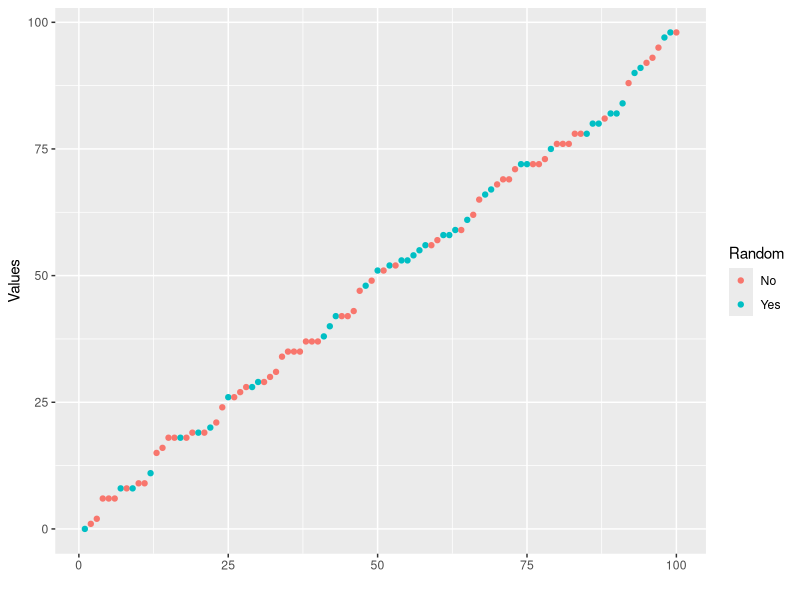
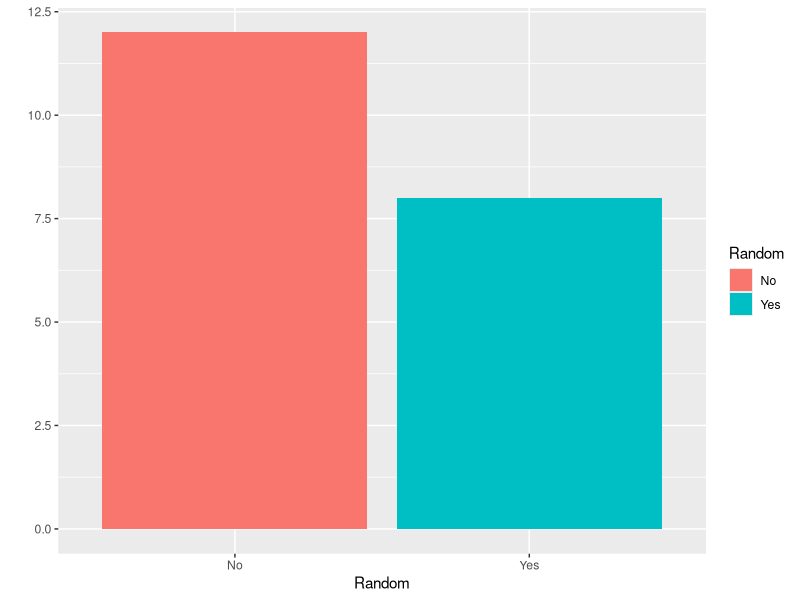
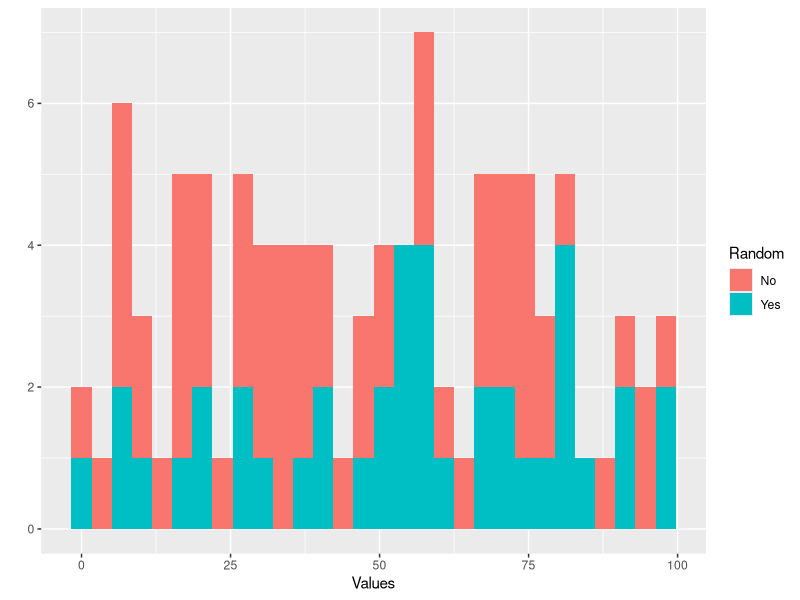
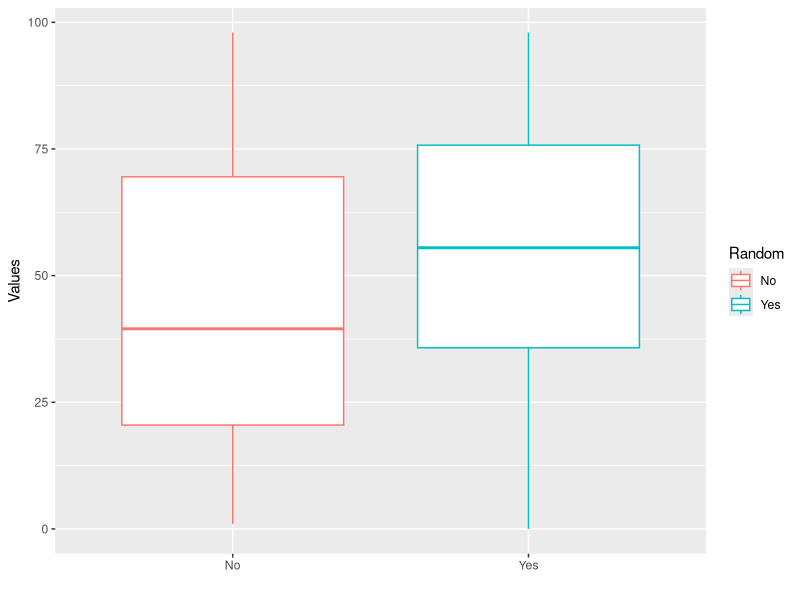
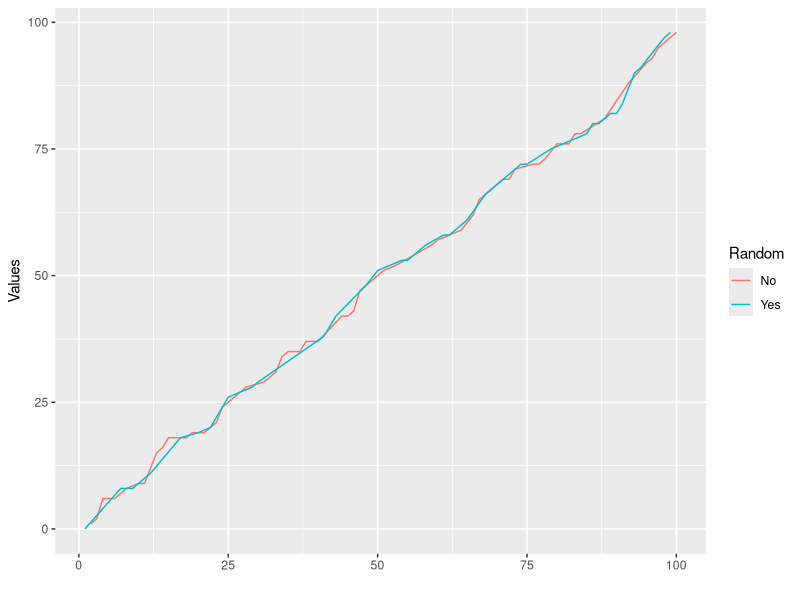

Write the R code that produced these figures, in order.
## Creating plotting data
# base and/or tidyverse
library(tidyverse)
set.seed(65536)
scatter_data = arrange(data.frame(Values = round(runif(100)*100), 
                                  Random = rep(c('Yes', 'No', 'No', 'Yes', 'No'), 4)), 
                       Values)
bar_data = data.frame(Random = rep(c('Yes', 'No', 'No', 'Yes', 'No'), 4))
histo_data = scatter_data
box_data = scatter_data
line_data = scatter_data

## Plotting data
# base and/or tidyverse
library(tidyverse)

# scatter_plot
ggplot(scatter_data) + 
  geom_point(aes(x=seq_along(Values), y=Values, colour=Random)) + 
  labs(x='')

# bar_plot
ggplot(bar_data) + 
  geom_bar(aes(x=Random, fill=Random)) + 
  labs(y='')

# histogram
ggplot(histo_data) +
  geom_histogram(aes(x=Values, fill=Random)) +
  labs(y='')

# box_plot
ggplot(box_data) + 
  geom_boxplot(aes(x=Random, y=Values, colour=Random)) + 
  labs(x='')

# line_plot
ggplot(line_data) + 
  geom_line(aes(x=seq_along(Values), y=Values, colour=Random)) + 
  labs(x='')
